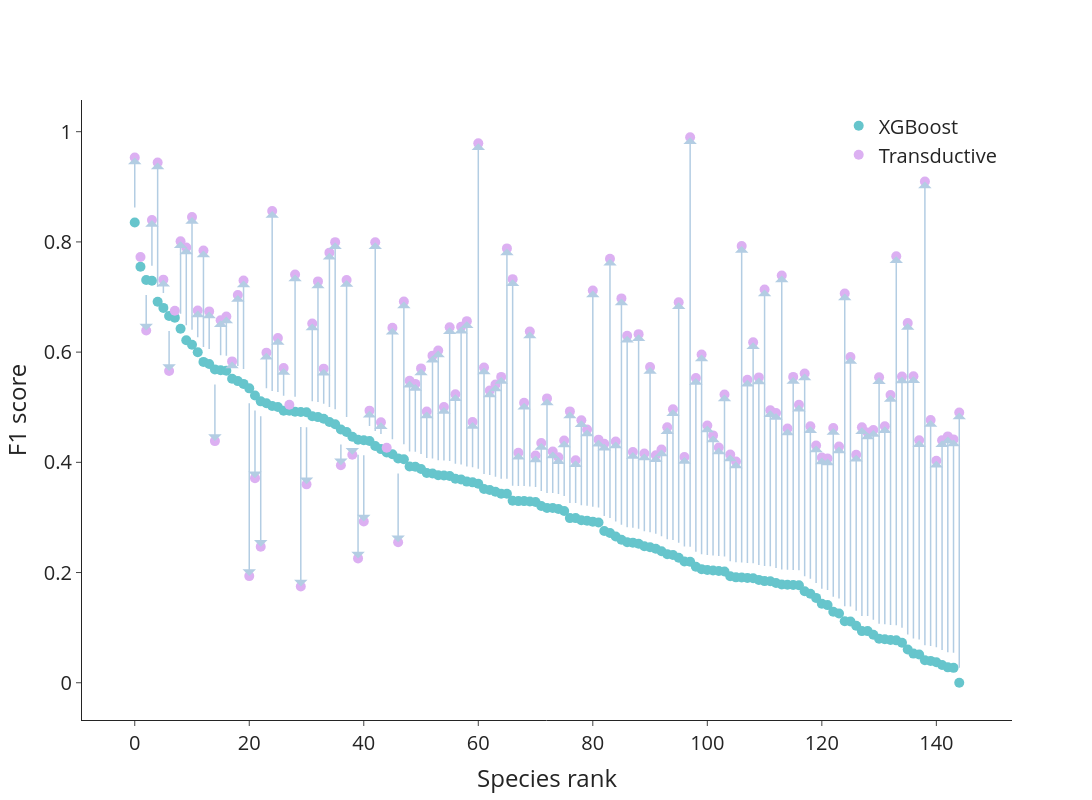

The code cell stored with this chart in its notebook:
### Code cell
import plotly.graph_objects as go
import numpy as np

# Example data
x = best_scores['x']
y1 = best_scores['XGBoost']
y2 = best_scores['Transductif']
hover_text = best_scores.index.to_list()

# Create the figure
fig = go.Figure()

# Add the two series as scatter plots
fig.add_trace(go.Scatter(
    x=x, y=y1,
    mode='markers',
    marker=dict(color=px.colors.qualitative.Pastel[0], size=10),
    name='XGBoost',
    hovertext=hover_text,
    hoverinfo='text'
))

fig.add_trace(go.Scatter(
    x=x, y=y2,
    mode='markers',
    marker=dict(color=px.colors.qualitative.Pastel[3], size=10),
    name='Transductive',
    hovertext=hover_text,
    hoverinfo='text'
))

# Add arrows for the differences
for i in range(len(x)):
    fig.add_annotation(
        ax=x[i], ay=y1[i],
        axref='x', ayref='y',
        x=x[i], y=y2[i],
        xref='x', yref='y',
        showarrow=True,
        arrowhead=1,
        arrowsize=1.5,
        arrowcolor=px.colors.qualitative.Pastel1[1],
        arrowwidth=1.5,
    )


fig.update_layout(
    template='simple_white',
    width = 1200, height=800,
    xaxis_title='Species rank',
    yaxis_title='F1 score',
    font=dict(size=20),
    legend=dict(yanchor="top",
                y=0.99,
                xanchor="right",
                x=0.99)
)

### Figure 1 — Plotly figure (JSON) as saved in the notebook; plotly's stock layout.template omitted (floating-point values rounded to 4 significant figures; data arrays with more than 128 entries replaced by an {"elided": "..."} marker saying what was removed)
{"data": [{"hoverinfo": "text", "hovertext": {"elided": "145 str values"}, "marker": {"color": "rgb(102, 197, 204)", "size": 10}, "mode": "markers", "name": "XGBoost", "type": "scatter", "x": {"elided": "145 int values"}, "y": {"elided": "145 float values"}}, {"hoverinfo": "text", "hovertext": {"elided": "145 str values"}, "marker": {"color": "rgb(220, 176, 242)", "size": 10}, "mode": "markers", "name": "Transductive", "type": "scatter", "x": {"elided": "145 int values"}, "y": {"elided": "145 float values"}}], "layout": {"annotations": [{"arrowcolor": "rgb(179,205,227)", "arrowhead": 1, "arrowsize": 1.5, "arrowwidth": 1.5, "ax": 0, "axref": "x", "ay": 0.8351, "ayref": "y", "showarrow": true, "x": 0, "xref": "x", "y": 0.9533, "yref": "y"}, {"arrowcolor": "rgb(179,205,227)", "arrowhead": 1, "arrowsize": 1.5, "arrowwidth": 1.5, "ax": 1, "axref": "x", "ay": 0.7549, "ayref": "y", "showarrow": true, "x": 1, "xref": "x", "y": 0.7726, "yref": "y"}, {"arrowcolor": "rgb(179,205,227)", "arrowhead": 1, "arrowsize": 1.5, "arrowwidth": 1.5, "ax": 2, "axref": "x", "ay": 0.7308, "ayref": "y", "showarrow": true, "x": 2, "xref": "x", "y": 0.6392, "yref": "y"}, {"arrowcolor": "rgb(179,205,227)", "arrowhead": 1, "arrowsize": 1.5, "arrowwidth": 1.5, "ax": 3, "axref": "x", "ay": 0.7294, "ayref": "y", "showarrow": true, "x": 3, "xref": "x", "y": 0.8398, "yref": "y"}, {"arrowcolor": "rgb(179,205,227)", "arrowhead": 1, "arrowsize": 1.5, "arrowwidth": 1.5, "ax": 4, "axref": "x", "ay": 0.6915, "ayref": "y", "showarrow": true, "x": 4, "xref": "x", "y": 0.9441, "yref": "y"}, {"arrowcolor": "rgb(179,205,227)", "arrowhead": 1, "arrowsize": 1.5, "arrowwidth": 1.5, "ax": 5, "axref": "x", "ay": 0.6802, "ayref": "y", "showarrow": true, "x": 5, "xref": "x", "y": 0.7315, "yref": "y"}, {"arrowcolor": "rgb(179,205,227)", "arrowhead": 1, "arrowsize": 1.5, "arrowwidth": 1.5, "ax": 6, "axref": "x", "ay": 0.6656, "ayref": "y", "showarrow": true, "x": 6, "xref": "x", "y": 0.5658, "yref": "y"}, {"arrowcolor": "rgb(179,205,227)", "arrowhead": 1, "arrowsize": 1.5, "arrowwidth": 1.5, "ax": 7, "axref": "x", "ay": 0.6625, "ayref": "y", "showarrow": true, "x": 7, "xref": "x", "y": 0.6751, "yref": "y"}, {"arrowcolor": "rgb(179,205,227)", "arrowhead": 1, "arrowsize": 1.5, "arrowwidth": 1.5, "ax": 8, "axref": "x", "ay": 0.6423, "ayref": "y", "showarrow": true, "x": 8, "xref": "x", "y": 0.801, "yref": "y"}, {"arrowcolor": "rgb(179,205,227)", "arrowhead": 1, "arrowsize": 1.5, "arrowwidth": 1.5, "ax": 9, "axref": "x", "ay": 0.6216, "ayref": "y", "showarrow": true, "x": 9, "xref": "x", "y": 0.7897, "yref": "y"}, {"arrowcolor": "rgb(179,205,227)", "arrowhead": 1, "arrowsize": 1.5, "arrowwidth": 1.5, "ax": 10, "axref": "x", "ay": 0.6135, "ayref": "y", "showarrow": true, "x": 10, "xref": "x", "y": 0.845, "yref": "y"}, {"arrowcolor": "rgb(179,205,227)", "arrowhead": 1, "arrowsize": 1.5, "arrowwidth": 1.5, "ax": 11, "axref": "x", "ay": 0.5998, "ayref": "y", "showarrow": true, "x": 11, "xref": "x", "y": 0.6756, "yref": "y"}, {"arrowcolor": "rgb(179,205,227)", "arrowhead": 1, "arrowsize": 1.5, "arrowwidth": 1.5, "ax": 12, "axref": "x", "ay": 0.5822, "ayref": "y", "showarrow": true, "x": 12, "xref": "x", "y": 0.7845, "yref": "y"}, {"arrowcolor": "rgb(179,205,227)", "arrowhead": 1, "arrowsize": 1.5, "arrowwidth": 1.5, "ax": 13, "axref": "x", "ay": 0.5785, "ayref": "y", "showarrow": true, "x": 13, "xref": "x", "y": 0.6739, "yref": "y"}, {"arrowcolor": "rgb(179,205,227)", "arrowhead": 1, "arrowsize": 1.5, "arrowwidth": 1.5, "ax": 14, "axref": "x", "ay": 0.5686, "ayref": "y", "showarrow": true, "x": 14, "xref": "x", "y": 0.4385, "yref": "y"}, {"arrowcolor": "rgb(179,205,227)", "arrowhead": 1, "arrowsize": 1.5, "arrowwidth": 1.5, "ax": 15, "axref": "x", "ay": 0.5672, "ayref": "y", "showarrow": true, "x": 15, "xref": "x", "y": 0.6579, "yref": "y"}, {"arrowcolor": "rgb(179,205,227)", "arrowhead": 1, "arrowsize": 1.5, "arrowwidth": 1.5, "ax": 16, "axref": "x", "ay": 0.5662, "ayref": "y", "showarrow": true, "x": 16, "xref": "x", "y": 0.6647, "yref": "y"}, {"arrowcolor": "rgb(179,205,227)", "arrowhead": 1, "arrowsize": 1.5, "arrowwidth": 1.5, "ax": 17, "axref": "x", "ay": 0.5517, "ayref": "y", "showarrow": true, "x": 17, "xref": "x", "y": 0.5832, "yref": "y"}, {"arrowcolor": "rgb(179,205,227)", "arrowhead": 1, "arrowsize": 1.5, "arrowwidth": 1.5, "ax": 18, "axref": "x", "ay": 0.5474, "ayref": "y", "showarrow": true, "x": 18, "xref": "x", "y": 0.7036, "yref": "y"}, {"arrowcolor": "rgb(179,205,227)", "arrowhead": 1, "arrowsize": 1.5, "arrowwidth": 1.5, "ax": 19, "axref": "x", "ay": 0.5423, "ayref": "y", "showarrow": true, "x": 19, "xref": "x", "y": 0.7299, "yref": "y"}, {"arrowcolor": "rgb(179,205,227)", "arrowhead": 1, "arrowsize": 1.5, "arrowwidth": 1.5, "ax": 20, "axref": "x", "ay": 0.5342, "ayref": "y", "showarrow": true, "x": 20, "xref": "x", "y": 0.1935, "yref": "y"}, {"arrowcolor": "rgb(179,205,227)", "arrowhead": 1, "arrowsize": 1.5, "arrowwidth": 1.5, "ax": 21, "axref": "x", "ay": 0.5212, "ayref": "y", "showarrow": true, "x": 21, "xref": "x", "y": 0.3713, "yref": "y"}, {"arrowcolor": "rgb(179,205,227)", "arrowhead": 1, "arrowsize": 1.5, "arrowwidth": 1.5, "ax": 22, "axref": "x", "ay": 0.5106, "ayref": "y", "showarrow": true, "x": 22, "xref": "x", "y": 0.2469, "yref": "y"}, {"arrowcolor": "rgb(179,205,227)", "arrowhead": 1, "arrowsize": 1.5, "arrowwidth": 1.5, "ax": 23, "axref": "x", "ay": 0.5073, "ayref": "y", "showarrow": true, "x": 23, "xref": "x", "y": 0.599, "yref": "y"}, {"arrowcolor": "rgb(179,205,227)", "arrowhead": 1, "arrowsize": 1.5, "arrowwidth": 1.5, "ax": 24, "axref": "x", "ay": 0.5024, "ayref": "y", "showarrow": true, "x": 24, "xref": "x", "y": 0.8559, "yref": "y"}, {"arrowcolor": "rgb(179,205,227)", "arrowhead": 1, "arrowsize": 1.5, "arrowwidth": 1.5, "ax": 25, "axref": "x", "ay": 0.5006, "ayref": "y", "showarrow": true, "x": 25, "xref": "x", "y": 0.6257, "yref": "y"}, {"arrowcolor": "rgb(179,205,227)", "arrowhead": 1, "arrowsize": 1.5, "arrowwidth": 1.5, "ax": 26, "axref": "x", "ay": 0.4937, "ayref": "y", "showarrow": true, "x": 26, "xref": "x", "y": 0.571, "yref": "y"}, {"arrowcolor": "rgb(179,205,227)", "arrowhead": 1, "arrowsize": 1.5, "arrowwidth": 1.5, "ax": 27, "axref": "x", "ay": 0.4935, "ayref": "y", "showarrow": true, "x": 27, "xref": "x", "y": 0.5046, "yref": "y"}, {"arrowcolor": "rgb(179,205,227)", "arrowhead": 1, "arrowsize": 1.5, "arrowwidth": 1.5, "ax": 28, "axref": "x", "ay": 0.4918, "ayref": "y", "showarrow": true, "x": 28, "xref": "x", "y": 0.7407, "yref": "y"}, {"arrowcolor": "rgb(179,205,227)", "arrowhead": 1, "arrowsize": 1.5, "arrowwidth": 1.5, "ax": 29, "axref": "x", "ay": 0.4912, "ayref": "y", "showarrow": true, "x": 29, "xref": "x", "y": 0.1746, "yref": "y"}, {"arrowcolor": "rgb(179,205,227)", "arrowhead": 1, "arrowsize": 1.5, "arrowwidth": 1.5, "ax": 30, "axref": "x", "ay": 0.4909, "ayref": "y", "showarrow": true, "x": 30, "xref": "x", "y": 0.36, "yref": "y"}, {"arrowcolor": "rgb(179,205,227)", "arrowhead": 1, "arrowsize": 1.5, "arrowwidth": 1.5, "ax": 31, "axref": "x", "ay": 0.4835, "ayref": "y", "showarrow": true, "x": 31, "xref": "x", "y": 0.6521, "yref": "y"}, {"arrowcolor": "rgb(179,205,227)", "arrowhead": 1, "arrowsize": 1.5, "arrowwidth": 1.5, "ax": 32, "axref": "x", "ay": 0.4821, "ayref": "y", "showarrow": true, "x": 32, "xref": "x", "y": 0.7283, "yref": "y"}, {"arrowcolor": "rgb(179,205,227)", "arrowhead": 1, "arrowsize": 1.5, "arrowwidth": 1.5, "ax": 33, "axref": "x", "ay": 0.4791, "ayref": "y", "showarrow": true, "x": 33, "xref": "x", "y": 0.57, "yref": "y"}, {"arrowcolor": "rgb(179,205,227)", "arrowhead": 1, "arrowsize": 1.5, "arrowwidth": 1.5, "ax": 34, "axref": "x", "ay": 0.4732, "ayref": "y", "showarrow": true, "x": 34, "xref": "x", "y": 0.7805, "yref": "y"}, {"arrowcolor": "rgb(179,205,227)", "arrowhead": 1, "arrowsize": 1.5, "arrowwidth": 1.5, "ax": 35, "axref": "x", "ay": 0.4692, "ayref": "y", "showarrow": true, "x": 35, "xref": "x", "y": 0.7996, "yref": "y"}, {"arrowcolor": "rgb(179,205,227)", "arrowhead": 1, "arrowsize": 1.5, "arrowwidth": 1.5, "ax": 36, "axref": "x", "ay": 0.4596, "ayref": "y", "showarrow": true, "x": 36, "xref": "x", "y": 0.3948, "yref": "y"}, {"arrowcolor": "rgb(179,205,227)", "arrowhead": 1, "arrowsize": 1.5, "arrowwidth": 1.5, "ax": 37, "axref": "x", "ay": 0.4551, "ayref": "y", "showarrow": true, "x": 37, "xref": "x", "y": 0.7308, "yref": "y"}, {"arrowcolor": "rgb(179,205,227)", "arrowhead": 1, "arrowsize": 1.5, "arrowwidth": 1.5, "ax": 38, "axref": "x", "ay": 0.4463, "ayref": "y", "showarrow": true, "x": 38, "xref": "x", "y": 0.4138, "yref": "y"}, {"arrowcolor": "rgb(179,205,227)", "arrowhead": 1, "arrowsize": 1.5, "arrowwidth": 1.5, "ax": 39, "axref": "x", "ay": 0.4409, "ayref": "y", "showarrow": true, "x": 39, "xref": "x", "y": 0.2257, "yref": "y"}, {"arrowcolor": "rgb(179,205,227)", "arrowhead": 1, "arrowsize": 1.5, "arrowwidth": 1.5, "ax": 40, "axref": "x", "ay": 0.4402, "ayref": "y", "showarrow": true, "x": 40, "xref": "x", "y": 0.2927, "yref": "y"}, {"arrowcolor": "rgb(179,205,227)", "arrowhead": 1, "arrowsize": 1.5, "arrowwidth": 1.5, "ax": 41, "axref": "x", "ay": 0.4386, "ayref": "y", "showarrow": true, "x": 41, "xref": "x", "y": 0.4938, "yref": "y"}, {"arrowcolor": "rgb(179,205,227)", "arrowhead": 1, "arrowsize": 1.5, "arrowwidth": 1.5, "ax": 42, "axref": "x", "ay": 0.4295, "ayref": "y", "showarrow": true, "x": 42, "xref": "x", "y": 0.7994, "yref": "y"}, {"arrowcolor": "rgb(179,205,227)", "arrowhead": 1, "arrowsize": 1.5, "arrowwidth": 1.5, "ax": 43, "axref": "x", "ay": 0.424, "ayref": "y", "showarrow": true, "x": 43, "xref": "x", "y": 0.4727, "yref": "y"}, {"arrowcolor": "rgb(179,205,227)", "arrowhead": 1, "arrowsize": 1.5, "arrowwidth": 1.5, "ax": 44, "axref": "x", "ay": 0.4177, "ayref": "y", "showarrow": true, "x": 44, "xref": "x", "y": 0.4264, "yref": "y"}, {"arrowcolor": "rgb(179,205,227)", "arrowhead": 1, "arrowsize": 1.5, "arrowwidth": 1.5, "ax": 45, "axref": "x", "ay": 0.4146, "ayref": "y", "showarrow": true, "x": 45, "xref": "x", "y": 0.6443, "yref": "y"}, {"arrowcolor": "rgb(179,205,227)", "arrowhead": 1, "arrowsize": 1.5, "arrowwidth": 1.5, "ax": 46, "axref": "x", "ay": 0.4071, "ayref": "y", "showarrow": true, "x": 46, "xref": "x", "y": 0.2551, "yref": "y"}, {"arrowcolor": "rgb(179,205,227)", "arrowhead": 1, "arrowsize": 1.5, "arrowwidth": 1.5, "ax": 47, "axref": "x", "ay": 0.4056, "ayref": "y", "showarrow": true, "x": 47, "xref": "x", "y": 0.6918, "yref": "y"}, {"arrowcolor": "rgb(179,205,227)", "arrowhead": 1, "arrowsize": 1.5, "arrowwidth": 1.5, "ax": 48, "axref": "x", "ay": 0.3924, "ayref": "y", "showarrow": true, "x": 48, "xref": "x", "y": 0.5482, "yref": "y"}, {"arrowcolor": "rgb(179,205,227)", "arrowhead": 1, "arrowsize": 1.5, "arrowwidth": 1.5, "ax": 49, "axref": "x", "ay": 0.3918, "ayref": "y", "showarrow": true, "x": 49, "xref": "x", "y": 0.5423, "yref": "y"}, {"arrowcolor": "rgb(179,205,227)", "arrowhead": 1, "arrowsize": 1.5, "arrowwidth": 1.5, "ax": 50, "axref": "x", "ay": 0.3878, "ayref": "y", "showarrow": true, "x": 50, "xref": "x", "y": 0.5705, "yref": "y"}, {"arrowcolor": "rgb(179,205,227)", "arrowhead": 1, "arrowsize": 1.5, "arrowwidth": 1.5, "ax": 51, "axref": "x", "ay": 0.3807, "ayref": "y", "showarrow": true, "x": 51, "xref": "x", "y": 0.4924, "yref": "y"}, {"arrowcolor": "rgb(179,205,227)", "arrowhead": 1, "arrowsize": 1.5, "arrowwidth": 1.5, "ax": 52, "axref": "x", "ay": 0.3797, "ayref": "y", "showarrow": true, "x": 52, "xref": "x", "y": 0.5936, "yref": "y"}, {"arrowcolor": "rgb(179,205,227)", "arrowhead": 1, "arrowsize": 1.5, "arrowwidth": 1.5, "ax": 53, "axref": "x", "ay": 0.3765, "ayref": "y", "showarrow": true, "x": 53, "xref": "x", "y": 0.6031, "yref": "y"}, {"arrowcolor": "rgb(179,205,227)", "arrowhead": 1, "arrowsize": 1.5, "arrowwidth": 1.5, "ax": 54, "axref": "x", "ay": 0.3762, "ayref": "y", "showarrow": true, "x": 54, "xref": "x", "y": 0.5003, "yref": "y"}, {"arrowcolor": "rgb(179,205,227)", "arrowhead": 1, "arrowsize": 1.5, "arrowwidth": 1.5, "ax": 55, "axref": "x", "ay": 0.3752, "ayref": "y", "showarrow": true, "x": 55, "xref": "x", "y": 0.6453, "yref": "y"}, {"arrowcolor": "rgb(179,205,227)", "arrowhead": 1, "arrowsize": 1.5, "arrowwidth": 1.5, "ax": 56, "axref": "x", "ay": 0.3703, "ayref": "y", "showarrow": true, "x": 56, "xref": "x", "y": 0.5236, "yref": "y"}, {"arrowcolor": "rgb(179,205,227)", "arrowhead": 1, "arrowsize": 1.5, "arrowwidth": 1.5, "ax": 57, "axref": "x", "ay": 0.3687, "ayref": "y", "showarrow": true, "x": 57, "xref": "x", "y": 0.646, "yref": "y"}, {"arrowcolor": "rgb(179,205,227)", "arrowhead": 1, "arrowsize": 1.5, "arrowwidth": 1.5, "ax": 58, "axref": "x", "ay": 0.365, "ayref": "y", "showarrow": true, "x": 58, "xref": "x", "y": 0.6562, "yref": "y"}, {"arrowcolor": "rgb(179,205,227)", "arrowhead": 1, "arrowsize": 1.5, "arrowwidth": 1.5, "ax": 59, "axref": "x", "ay": 0.3636, "ayref": "y", "showarrow": true, "x": 59, "xref": "x", "y": 0.4731, "yref": "y"}, {"arrowcolor": "rgb(179,205,227)", "arrowhead": 1, "arrowsize": 1.5, "arrowwidth": 1.5, "ax": 60, "axref": "x", "ay": 0.361, "ayref": "y", "showarrow": true, "x": 60, "xref": "x", "y": 0.9788, "yref": "y"}, {"arrowcolor": "rgb(179,205,227)", "arrowhead": 1, "arrowsize": 1.5, "arrowwidth": 1.5, "ax": 61, "axref": "x", "ay": 0.3517, "ayref": "y", "showarrow": true, "x": 61, "xref": "x", "y": 0.5721, "yref": "y"}, {"arrowcolor": "rgb(179,205,227)", "arrowhead": 1, "arrowsize": 1.5, "arrowwidth": 1.5, "ax": 62, "axref": "x", "ay": 0.3498, "ayref": "y", "showarrow": true, "x": 62, "xref": "x", "y": 0.5304, "yref": "y"}, {"arrowcolor": "rgb(179,205,227)", "arrowhead": 1, "arrowsize": 1.5, "arrowwidth": 1.5, "ax": 63, "axref": "x", "ay": 0.3466, "ayref": "y", "showarrow": true, "x": 63, "xref": "x", "y": 0.541, "yref": "y"}, {"arrowcolor": "rgb(179,205,227)", "arrowhead": 1, "arrowsize": 1.5, "arrowwidth": 1.5, "ax": 64, "axref": "x", "ay": 0.3429, "ayref": "y", "showarrow": true, "x": 64, "xref": "x", "y": 0.5551, "yref": "y"}, {"arrowcolor": "rgb(179,205,227)", "arrowhead": 1, "arrowsize": 1.5, "arrowwidth": 1.5, "ax": 65, "axref": "x", "ay": 0.3429, "ayref": "y", "showarrow": true, "x": 65, "xref": "x", "y": 0.7882, "yref": "y"}, {"arrowcolor": "rgb(179,205,227)", "arrowhead": 1, "arrowsize": 1.5, "arrowwidth": 1.5, "ax": 66, "axref": "x", "ay": 0.3301, "ayref": "y", "showarrow": true, "x": 66, "xref": "x", "y": 0.7324, "yref": "y"}, {"arrowcolor": "rgb(179,205,227)", "arrowhead": 1, "arrowsize": 1.5, "arrowwidth": 1.5, "ax": 67, "axref": "x", "ay": 0.3297, "ayref": "y", "showarrow": true, "x": 67, "xref": "x", "y": 0.4175, "yref": "y"}, {"arrowcolor": "rgb(179,205,227)", "arrowhead": 1, "arrowsize": 1.5, "arrowwidth": 1.5, "ax": 68, "axref": "x", "ay": 0.3297, "ayref": "y", "showarrow": true, "x": 68, "xref": "x", "y": 0.5079, "yref": "y"}, {"arrowcolor": "rgb(179,205,227)", "arrowhead": 1, "arrowsize": 1.5, "arrowwidth": 1.5, "ax": 69, "axref": "x", "ay": 0.329, "ayref": "y", "showarrow": true, "x": 69, "xref": "x", "y": 0.6373, "yref": "y"}, {"arrowcolor": "rgb(179,205,227)", "arrowhead": 1, "arrowsize": 1.5, "arrowwidth": 1.5, "ax": 70, "axref": "x", "ay": 0.328, "ayref": "y", "showarrow": true, "x": 70, "xref": "x", "y": 0.4124, "yref": "y"}, {"arrowcolor": "rgb(179,205,227)", "arrowhead": 1, "arrowsize": 1.5, "arrowwidth": 1.5, "ax": 71, "axref": "x", "ay": 0.3208, "ayref": "y", "showarrow": true, "x": 71, "xref": "x", "y": 0.4352, "yref": "y"}, {"arrowcolor": "rgb(179,205,227)", "arrowhead": 1, "arrowsize": 1.5, "arrowwidth": 1.5, "ax": 72, "axref": "x", "ay": 0.3173, "ayref": "y", "showarrow": true, "x": 72, "xref": "x", "y": 0.516, "yref": "y"}, {"arrowcolor": "rgb(179,205,227)", "arrowhead": 1, "arrowsize": 1.5, "arrowwidth": 1.5, "ax": 73, "axref": "x", "ay": 0.3171, "ayref": "y", "showarrow": true, "x": 73, "xref": "x", "y": 0.4196, "yref": "y"}, {"arrowcolor": "rgb(179,205,227)", "arrowhead": 1, "arrowsize": 1.5, "arrowwidth": 1.5, "ax": 74, "axref": "x", "ay": 0.3154, "ayref": "y", "showarrow": true, "x": 74, "xref": "x", "y": 0.4094, "yref": "y"}, {"arrowcolor": "rgb(179,205,227)", "arrowhead": 1, "arrowsize": 1.5, "arrowwidth": 1.5, "ax": 75, "axref": "x", "ay": 0.3117, "ayref": "y", "showarrow": true, "x": 75, "xref": "x", "y": 0.4398, "yref": "y"}, {"arrowcolor": "rgb(179,205,227)", "arrowhead": 1, "arrowsize": 1.5, "arrowwidth": 1.5, "ax": 76, "axref": "x", "ay": 0.2988, "ayref": "y", "showarrow": true, "x": 76, "xref": "x", "y": 0.4924, "yref": "y"}, {"arrowcolor": "rgb(179,205,227)", "arrowhead": 1, "arrowsize": 1.5, "arrowwidth": 1.5, "ax": 77, "axref": "x", "ay": 0.2988, "ayref": "y", "showarrow": true, "x": 77, "xref": "x", "y": 0.4038, "yref": "y"}, {"arrowcolor": "rgb(179,205,227)", "arrowhead": 1, "arrowsize": 1.5, "arrowwidth": 1.5, "ax": 78, "axref": "x", "ay": 0.2948, "ayref": "y", "showarrow": true, "x": 78, "xref": "x", "y": 0.4765, "yref": "y"}, {"arrowcolor": "rgb(179,205,227)", "arrowhead": 1, "arrowsize": 1.5, "arrowwidth": 1.5, "ax": 79, "axref": "x", "ay": 0.2938, "ayref": "y", "showarrow": true, "x": 79, "xref": "x", "y": 0.4595, "yref": "y"}, {"arrowcolor": "rgb(179,205,227)", "arrowhead": 1, "arrowsize": 1.5, "arrowwidth": 1.5, "ax": 80, "axref": "x", "ay": 0.2923, "ayref": "y", "showarrow": true, "x": 80, "xref": "x", "y": 0.7119, "yref": "y"}, {"arrowcolor": "rgb(179,205,227)", "arrowhead": 1, "arrowsize": 1.5, "arrowwidth": 1.5, "ax": 81, "axref": "x", "ay": 0.2908, "ayref": "y", "showarrow": true, "x": 81, "xref": "x", "y": 0.4412, "yref": "y"}, {"arrowcolor": "rgb(179,205,227)", "arrowhead": 1, "arrowsize": 1.5, "arrowwidth": 1.5, "ax": 82, "axref": "x", "ay": 0.2754, "ayref": "y", "showarrow": true, "x": 82, "xref": "x", "y": 0.4338, "yref": "y"}, {"arrowcolor": "rgb(179,205,227)", "arrowhead": 1, "arrowsize": 1.5, "arrowwidth": 1.5, "ax": 83, "axref": "x", "ay": 0.2718, "ayref": "y", "showarrow": true, "x": 83, "xref": "x", "y": 0.7693, "yref": "y"}, {"arrowcolor": "rgb(179,205,227)", "arrowhead": 1, "arrowsize": 1.5, "arrowwidth": 1.5, "ax": 84, "axref": "x", "ay": 0.2654, "ayref": "y", "showarrow": true, "x": 84, "xref": "x", "y": 0.4379, "yref": "y"}, {"arrowcolor": "rgb(179,205,227)", "arrowhead": 1, "arrowsize": 1.5, "arrowwidth": 1.5, "ax": 85, "axref": "x", "ay": 0.2595, "ayref": "y", "showarrow": true, "x": 85, "xref": "x", "y": 0.6975, "yref": "y"}, {"arrowcolor": "rgb(179,205,227)", "arrowhead": 1, "arrowsize": 1.5, "arrowwidth": 1.5, "ax": 86, "axref": "x", "ay": 0.255, "ayref": "y", "showarrow": true, "x": 86, "xref": "x", "y": 0.6297, "yref": "y"}, {"arrowcolor": "rgb(179,205,227)", "arrowhead": 1, "arrowsize": 1.5, "arrowwidth": 1.5, "ax": 87, "axref": "x", "ay": 0.2543, "ayref": "y", "showarrow": true, "x": 87, "xref": "x", "y": 0.4186, "yref": "y"}, {"arrowcolor": "rgb(179,205,227)", "arrowhead": 1, "arrowsize": 1.5, "arrowwidth": 1.5, "ax": 88, "axref": "x", "ay": 0.2523, "ayref": "y", "showarrow": true, "x": 88, "xref": "x", "y": 0.6326, "yref": "y"}, {"arrowcolor": "rgb(179,205,227)", "arrowhead": 1, "arrowsize": 1.5, "arrowwidth": 1.5, "ax": 89, "axref": "x", "ay": 0.2477, "ayref": "y", "showarrow": true, "x": 89, "xref": "x", "y": 0.416, "yref": "y"}, {"arrowcolor": "rgb(179,205,227)", "arrowhead": 1, "arrowsize": 1.5, "arrowwidth": 1.5, "ax": 90, "axref": "x", "ay": 0.246, "ayref": "y", "showarrow": true, "x": 90, "xref": "x", "y": 0.573, "yref": "y"}, {"arrowcolor": "rgb(179,205,227)", "arrowhead": 1, "arrowsize": 1.5, "arrowwidth": 1.5, "ax": 91, "axref": "x", "ay": 0.2431, "ayref": "y", "showarrow": true, "x": 91, "xref": "x", "y": 0.4129, "yref": "y"}, {"arrowcolor": "rgb(179,205,227)", "arrowhead": 1, "arrowsize": 1.5, "arrowwidth": 1.5, "ax": 92, "axref": "x", "ay": 0.2387, "ayref": "y", "showarrow": true, "x": 92, "xref": "x", "y": 0.4233, "yref": "y"}, {"arrowcolor": "rgb(179,205,227)", "arrowhead": 1, "arrowsize": 1.5, "arrowwidth": 1.5, "ax": 93, "axref": "x", "ay": 0.2334, "ayref": "y", "showarrow": true, "x": 93, "xref": "x", "y": 0.4635, "yref": "y"}, {"arrowcolor": "rgb(179,205,227)", "arrowhead": 1, "arrowsize": 1.5, "arrowwidth": 1.5, "ax": 94, "axref": "x", "ay": 0.2319, "ayref": "y", "showarrow": true, "x": 94, "xref": "x", "y": 0.4961, "yref": "y"}, {"arrowcolor": "rgb(179,205,227)", "arrowhead": 1, "arrowsize": 1.5, "arrowwidth": 1.5, "ax": 95, "axref": "x", "ay": 0.2269, "ayref": "y", "showarrow": true, "x": 95, "xref": "x", "y": 0.6906, "yref": "y"}, {"arrowcolor": "rgb(179,205,227)", "arrowhead": 1, "arrowsize": 1.5, "arrowwidth": 1.5, "ax": 96, "axref": "x", "ay": 0.22, "ayref": "y", "showarrow": true, "x": 96, "xref": "x", "y": 0.4096, "yref": "y"}, {"arrowcolor": "rgb(179,205,227)", "arrowhead": 1, "arrowsize": 1.5, "arrowwidth": 1.5, "ax": 97, "axref": "x", "ay": 0.2197, "ayref": "y", "showarrow": true, "x": 97, "xref": "x", "y": 0.9899, "yref": "y"}, {"arrowcolor": "rgb(179,205,227)", "arrowhead": 1, "arrowsize": 1.5, "arrowwidth": 1.5, "ax": 98, "axref": "x", "ay": 0.2106, "ayref": "y", "showarrow": true, "x": 98, "xref": "x", "y": 0.5528, "yref": "y"}, {"arrowcolor": "rgb(179,205,227)", "arrowhead": 1, "arrowsize": 1.5, "arrowwidth": 1.5, "ax": 99, "axref": "x", "ay": 0.2062, "ayref": "y", "showarrow": true, "x": 99, "xref": "x", "y": 0.5958, "yref": "y"}, {"arrowcolor": "rgb(179,205,227)", "arrowhead": 1, "arrowsize": 1.5, "arrowwidth": 1.5, "ax": 100, "axref": "x", "ay": 0.2045, "ayref": "y", "showarrow": true, "x": 100, "xref": "x", "y": 0.4668, "yref": "y"}, {"arrowcolor": "rgb(179,205,227)", "arrowhead": 1, "arrowsize": 1.5, "arrowwidth": 1.5, "ax": 101, "axref": "x", "ay": 0.2036, "ayref": "y", "showarrow": true, "x": 101, "xref": "x", "y": 0.4489, "yref": "y"}, {"arrowcolor": "rgb(179,205,227)", "arrowhead": 1, "arrowsize": 1.5, "arrowwidth": 1.5, "ax": 102, "axref": "x", "ay": 0.2027, "ayref": "y", "showarrow": true, "x": 102, "xref": "x", "y": 0.427, "yref": "y"}, {"arrowcolor": "rgb(179,205,227)", "arrowhead": 1, "arrowsize": 1.5, "arrowwidth": 1.5, "ax": 103, "axref": "x", "ay": 0.2018, "ayref": "y", "showarrow": true, "x": 103, "xref": "x", "y": 0.5231, "yref": "y"}, {"arrowcolor": "rgb(179,205,227)", "arrowhead": 1, "arrowsize": 1.5, "arrowwidth": 1.5, "ax": 104, "axref": "x", "ay": 0.1933, "ayref": "y", "showarrow": true, "x": 104, "xref": "x", "y": 0.414, "yref": "y"}, {"arrowcolor": "rgb(179,205,227)", "arrowhead": 1, "arrowsize": 1.5, "arrowwidth": 1.5, "ax": 105, "axref": "x", "ay": 0.1912, "ayref": "y", "showarrow": true, "x": 105, "xref": "x", "y": 0.4014, "yref": "y"}, {"arrowcolor": "rgb(179,205,227)", "arrowhead": 1, "arrowsize": 1.5, "arrowwidth": 1.5, "ax": 106, "axref": "x", "ay": 0.1911, "ayref": "y", "showarrow": true, "x": 106, "xref": "x", "y": 0.7924, "yref": "y"}, {"arrowcolor": "rgb(179,205,227)", "arrowhead": 1, "arrowsize": 1.5, "arrowwidth": 1.5, "ax": 107, "axref": "x", "ay": 0.1903, "ayref": "y", "showarrow": true, "x": 107, "xref": "x", "y": 0.5497, "yref": "y"}, {"arrowcolor": "rgb(179,205,227)", "arrowhead": 1, "arrowsize": 1.5, "arrowwidth": 1.5, "ax": 108, "axref": "x", "ay": 0.1897, "ayref": "y", "showarrow": true, "x": 108, "xref": "x", "y": 0.6177, "yref": "y"}, {"arrowcolor": "rgb(179,205,227)", "arrowhead": 1, "arrowsize": 1.5, "arrowwidth": 1.5, "ax": 109, "axref": "x", "ay": 0.1867, "ayref": "y", "showarrow": true, "x": 109, "xref": "x", "y": 0.5541, "yref": "y"}, {"arrowcolor": "rgb(179,205,227)", "arrowhead": 1, "arrowsize": 1.5, "arrowwidth": 1.5, "ax": 110, "axref": "x", "ay": 0.1844, "ayref": "y", "showarrow": true, "x": 110, "xref": "x", "y": 0.7135, "yref": "y"}, {"arrowcolor": "rgb(179,205,227)", "arrowhead": 1, "arrowsize": 1.5, "arrowwidth": 1.5, "ax": 111, "axref": "x", "ay": 0.1842, "ayref": "y", "showarrow": true, "x": 111, "xref": "x", "y": 0.4946, "yref": "y"}, {"arrowcolor": "rgb(179,205,227)", "arrowhead": 1, "arrowsize": 1.5, "arrowwidth": 1.5, "ax": 112, "axref": "x", "ay": 0.181, "ayref": "y", "showarrow": true, "x": 112, "xref": "x", "y": 0.4896, "yref": "y"}, {"arrowcolor": "rgb(179,205,227)", "arrowhead": 1, "arrowsize": 1.5, "arrowwidth": 1.5, "ax": 113, "axref": "x", "ay": 0.1784, "ayref": "y", "showarrow": true, "x": 113, "xref": "x", "y": 0.7391, "yref": "y"}, {"arrowcolor": "rgb(179,205,227)", "arrowhead": 1, "arrowsize": 1.5, "arrowwidth": 1.5, "ax": 114, "axref": "x", "ay": 0.1778, "ayref": "y", "showarrow": true, "x": 114, "xref": "x", "y": 0.4615, "yref": "y"}, {"arrowcolor": "rgb(179,205,227)", "arrowhead": 1, "arrowsize": 1.5, "arrowwidth": 1.5, "ax": 115, "axref": "x", "ay": 0.1775, "ayref": "y", "showarrow": true, "x": 115, "xref": "x", "y": 0.5551, "yref": "y"}, {"arrowcolor": "rgb(179,205,227)", "arrowhead": 1, "arrowsize": 1.5, "arrowwidth": 1.5, "ax": 116, "axref": "x", "ay": 0.1771, "ayref": "y", "showarrow": true, "x": 116, "xref": "x", "y": 0.5043, "yref": "y"}, {"arrowcolor": "rgb(179,205,227)", "arrowhead": 1, "arrowsize": 1.5, "arrowwidth": 1.5, "ax": 117, "axref": "x", "ay": 0.1662, "ayref": "y", "showarrow": true, "x": 117, "xref": "x", "y": 0.5612, "yref": "y"}, {"arrowcolor": "rgb(179,205,227)", "arrowhead": 1, "arrowsize": 1.5, "arrowwidth": 1.5, "ax": 118, "axref": "x", "ay": 0.1615, "ayref": "y", "showarrow": true, "x": 118, "xref": "x", "y": 0.4653, "yref": "y"}, {"arrowcolor": "rgb(179,205,227)", "arrowhead": 1, "arrowsize": 1.5, "arrowwidth": 1.5, "ax": 119, "axref": "x", "ay": 0.154, "ayref": "y", "showarrow": true, "x": 119, "xref": "x", "y": 0.4304, "yref": "y"}, {"arrowcolor": "rgb(179,205,227)", "arrowhead": 1, "arrowsize": 1.5, "arrowwidth": 1.5, "ax": 120, "axref": "x", "ay": 0.1433, "ayref": "y", "showarrow": true, "x": 120, "xref": "x", "y": 0.4086, "yref": "y"}, {"arrowcolor": "rgb(179,205,227)", "arrowhead": 1, "arrowsize": 1.5, "arrowwidth": 1.5, "ax": 121, "axref": "x", "ay": 0.1409, "ayref": "y", "showarrow": true, "x": 121, "xref": "x", "y": 0.4068, "yref": "y"}, {"arrowcolor": "rgb(179,205,227)", "arrowhead": 1, "arrowsize": 1.5, "arrowwidth": 1.5, "ax": 122, "axref": "x", "ay": 0.1288, "ayref": "y", "showarrow": true, "x": 122, "xref": "x", "y": 0.4623, "yref": "y"}, {"arrowcolor": "rgb(179,205,227)", "arrowhead": 1, "arrowsize": 1.5, "arrowwidth": 1.5, "ax": 123, "axref": "x", "ay": 0.1257, "ayref": "y", "showarrow": true, "x": 123, "xref": "x", "y": 0.4286, "yref": "y"}, {"arrowcolor": "rgb(179,205,227)", "arrowhead": 1, "arrowsize": 1.5, "arrowwidth": 1.5, "ax": 124, "axref": "x", "ay": 0.1115, "ayref": "y", "showarrow": true, "x": 124, "xref": "x", "y": 0.7065, "yref": "y"}, {"arrowcolor": "rgb(179,205,227)", "arrowhead": 1, "arrowsize": 1.5, "arrowwidth": 1.5, "ax": 125, "axref": "x", "ay": 0.1111, "ayref": "y", "showarrow": true, "x": 125, "xref": "x", "y": 0.5913, "yref": "y"}, {"arrowcolor": "rgb(179,205,227)", "arrowhead": 1, "arrowsize": 1.5, "arrowwidth": 1.5, "ax": 126, "axref": "x", "ay": 0.1034, "ayref": "y", "showarrow": true, "x": 126, "xref": "x", "y": 0.4138, "yref": "y"}, {"arrowcolor": "rgb(179,205,227)", "arrowhead": 1, "arrowsize": 1.5, "arrowwidth": 1.5, "ax": 127, "axref": "x", "ay": 0.09375, "ayref": "y", "showarrow": true, "x": 127, "xref": "x", "y": 0.4638, "yref": "y"}, {"arrowcolor": "rgb(179,205,227)", "arrowhead": 1, "arrowsize": 1.5, "arrowwidth": 1.5, "ax": 128, "axref": "x", "ay": 0.09375, "ayref": "y", "showarrow": true, "x": 128, "xref": "x", "y": 0.4542, "yref": "y"}, {"arrowcolor": "rgb(179,205,227)", "arrowhead": 1, "arrowsize": 1.5, "arrowwidth": 1.5, "ax": 129, "axref": "x", "ay": 0.08696, "ayref": "y", "showarrow": true, "x": 129, "xref": "x", "y": 0.4588, "yref": "y"}, {"arrowcolor": "rgb(179,205,227)", "arrowhead": 1, "arrowsize": 1.5, "arrowwidth": 1.5, "ax": 130, "axref": "x", "ay": 0.08, "ayref": "y", "showarrow": true, "x": 130, "xref": "x", "y": 0.5545, "yref": "y"}, {"arrowcolor": "rgb(179,205,227)", "arrowhead": 1, "arrowsize": 1.5, "arrowwidth": 1.5, "ax": 131, "axref": "x", "ay": 0.07882, "ayref": "y", "showarrow": true, "x": 131, "xref": "x", "y": 0.4654, "yref": "y"}, {"arrowcolor": "rgb(179,205,227)", "arrowhead": 1, "arrowsize": 1.5, "arrowwidth": 1.5, "ax": 132, "axref": "x", "ay": 0.07746, "ayref": "y", "showarrow": true, "x": 132, "xref": "x", "y": 0.5221, "yref": "y"}, {"arrowcolor": "rgb(179,205,227)", "arrowhead": 1, "arrowsize": 1.5, "arrowwidth": 1.5, "ax": 133, "axref": "x", "ay": 0.07692, "ayref": "y", "showarrow": true, "x": 133, "xref": "x", "y": 0.7739, "yref": "y"}, {"arrowcolor": "rgb(179,205,227)", "arrowhead": 1, "arrowsize": 1.5, "arrowwidth": 1.5, "ax": 134, "axref": "x", "ay": 0.07273, "ayref": "y", "showarrow": true, "x": 134, "xref": "x", "y": 0.5556, "yref": "y"}, {"arrowcolor": "rgb(179,205,227)", "arrowhead": 1, "arrowsize": 1.5, "arrowwidth": 1.5, "ax": 135, "axref": "x", "ay": 0.06024, "ayref": "y", "showarrow": true, "x": 135, "xref": "x", "y": 0.6526, "yref": "y"}, {"arrowcolor": "rgb(179,205,227)", "arrowhead": 1, "arrowsize": 1.5, "arrowwidth": 1.5, "ax": 136, "axref": "x", "ay": 0.05288, "ayref": "y", "showarrow": true, "x": 136, "xref": "x", "y": 0.5563, "yref": "y"}, {"arrowcolor": "rgb(179,205,227)", "arrowhead": 1, "arrowsize": 1.5, "arrowwidth": 1.5, "ax": 137, "axref": "x", "ay": 0.05128, "ayref": "y", "showarrow": true, "x": 137, "xref": "x", "y": 0.4402, "yref": "y"}, {"arrowcolor": "rgb(179,205,227)", "arrowhead": 1, "arrowsize": 1.5, "arrowwidth": 1.5, "ax": 138, "axref": "x", "ay": 0.04082, "ayref": "y", "showarrow": true, "x": 138, "xref": "x", "y": 0.9096, "yref": "y"}, {"arrowcolor": "rgb(179,205,227)", "arrowhead": 1, "arrowsize": 1.5, "arrowwidth": 1.5, "ax": 139, "axref": "x", "ay": 0.03966, "ayref": "y", "showarrow": true, "x": 139, "xref": "x", "y": 0.4766, "yref": "y"}, {"arrowcolor": "rgb(179,205,227)", "arrowhead": 1, "arrowsize": 1.5, "arrowwidth": 1.5, "ax": 140, "axref": "x", "ay": 0.03727, "ayref": "y", "showarrow": true, "x": 140, "xref": "x", "y": 0.4029, "yref": "y"}, {"arrowcolor": "rgb(179,205,227)", "arrowhead": 1, "arrowsize": 1.5, "arrowwidth": 1.5, "ax": 141, "axref": "x", "ay": 0.03226, "ayref": "y", "showarrow": true, "x": 141, "xref": "x", "y": 0.44, "yref": "y"}, {"arrowcolor": "rgb(179,205,227)", "arrowhead": 1, "arrowsize": 1.5, "arrowwidth": 1.5, "ax": 142, "axref": "x", "ay": 0.02797, "ayref": "y", "showarrow": true, "x": 142, "xref": "x", "y": 0.4471, "yref": "y"}, {"arrowcolor": "rgb(179,205,227)", "arrowhead": 1, "arrowsize": 1.5, "arrowwidth": 1.5, "ax": 143, "axref": "x", "ay": 0.02703, "ayref": "y", "showarrow": true, "x": 143, "xref": "x", "y": 0.4416, "yref": "y"}, {"arrowcolor": "rgb(179,205,227)", "arrowhead": 1, "arrowsize": 1.5, "arrowwidth": 1.5, "ax": 144, "axref": "x", "ay": 0, "ayref": "y", "showarrow": true, "x": 144, "xref": "x", "y": 0.4903, "yref": "y"}], "font": {"size": 20}, "height": 800, "legend": {"x": 0.99, "xanchor": "right", "y": 0.99, "yanchor": "top"}, "width": 1200, "xaxis": {"title": {"text": "Species rank"}}, "yaxis": {"title": {"text": "F1 score"}}}}
